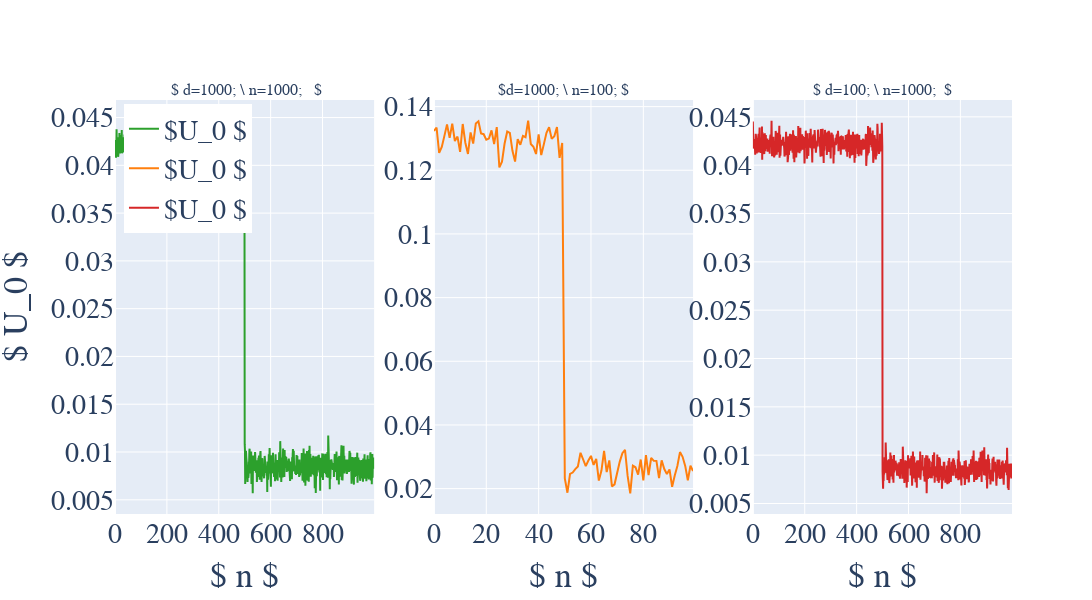

This figure's notebook cell:
### Markdown cell above
### Visualization of results

### Code cell
cols = plotly.colors.DEFAULT_PLOTLY_COLORS    
fig = make_subplots(rows=1, cols=3, subplot_titles=( r' $ d=1000; \ n=1000;   $' ,r'$d=1000; \ n=100; $', r'$ d=100; \ n=1000;  $'))
error_type = 0  

fig.add_trace(go.Scatter(x=np.arange(1000), y= dict_results[1000][1000], mode='lines', 
                             line=dict(width=2, color=cols[2]),
                             name=r'$U_0 $', showlegend=True,), 
             row=1, col=1, )
fig.add_trace(go.Scatter(x=np.arange(100), y= dict_results[1000][100], mode='lines', 
                             line=dict(width=2, color=cols[1]),
                             name=r'$U_0 $', showlegend=True,), 
             row=1, col=2, )


fig.add_trace(go.Scatter(x=np.arange(1000), y=dict_results[100][1000], mode='lines', 
                             line=dict(width=2, color=cols[3]),
                             name=r'$U_0 $', showlegend=True,), 
             row=1, col=3, )
 
    
fig.update_xaxes(title_text=r'$ n $' )  
fig.update_yaxes(title_text=r'$ U_0 $',row=1, col=1, )
 
  
fig.update_layout(height=600, width=1400, legend=dict(
    yanchor="top",
    y=0.99,
    xanchor="left",
    x=0.01
),font=dict(
        family="Courier New, monospace",
        size=28
    ))
fig.show()

### Figure 1 — Plotly figure (JSON) as saved in the notebook; plotly's stock layout.template omitted (floating-point values rounded to 4 significant figures; data arrays with more than 128 entries replaced by an {"elided": "..."} marker saying what was removed)
{"data": [{"line": {"color": "rgb(44, 160, 44)", "width": 2}, "mode": "lines", "name": "$U_0 $", "showlegend": true, "type": "scatter", "x": {"elided": "1000 int values"}, "xaxis": "x", "y": {"elided": "1000 float values"}, "yaxis": "y"}, {"line": {"color": "rgb(255, 127, 14)", "width": 2}, "mode": "lines", "name": "$U_0 $", "showlegend": true, "type": "scatter", "x": [0, 1, 2, 3, 4, 5, 6, 7, 8, 9, 10, 11, 12, 13, 14, 15, 16, 17, 18, 19, 20, 21, 22, 23, 24, 25, 26, 27, 28, 29, 30, 31, 32, 33, 34, 35, 36, 37, 38, 39, 40, 41, 42, 43, 44, 45, 46, 47, 48, 49, 50, 51, 52, 53, 54, 55, 56, 57, 58, 59, 60, 61, 62, 63, 64, 65, 66, 67, 68, 69, 70, 71, 72, 73, 74, 75, 76, 77, 78, 79, 80, 81, 82, 83, 84, 85, 86, 87, 88, 89, 90, 91, 92, 93, 94, 95, 96, 97, 98, 99], "xaxis": "x2", "y": [0.1324, 0.1334, 0.1254, 0.1274, 0.1308, 0.1344, 0.1302, 0.1347, 0.1292, 0.1306, 0.1258, 0.1345, 0.1287, 0.1251, 0.1319, 0.1284, 0.1347, 0.1354, 0.1316, 0.1313, 0.1296, 0.1299, 0.1325, 0.1282, 0.1336, 0.1209, 0.1227, 0.1284, 0.1322, 0.1318, 0.1261, 0.1227, 0.1298, 0.128, 0.1308, 0.1304, 0.1356, 0.1283, 0.1274, 0.1251, 0.1313, 0.1248, 0.1282, 0.1318, 0.1335, 0.1299, 0.1307, 0.1336, 0.1239, 0.1286, 0.02321, 0.01871, 0.02462, 0.02504, 0.02611, 0.02695, 0.03126, 0.02905, 0.02706, 0.0288, 0.03028, 0.02743, 0.02936, 0.02252, 0.02567, 0.03185, 0.02521, 0.02884, 0.02067, 0.02134, 0.02508, 0.02849, 0.03114, 0.03215, 0.02399, 0.01853, 0.02719, 0.0267, 0.02437, 0.02914, 0.02261, 0.03052, 0.02422, 0.02965, 0.02874, 0.02871, 0.0233, 0.02888, 0.02616, 0.0246, 0.02604, 0.02059, 0.02415, 0.0271, 0.03147, 0.02999, 0.02713, 0.02263, 0.02716, 0.02553], "yaxis": "y2"}, {"line": {"color": "rgb(214, 39, 40)", "width": 2}, "mode": "lines", "name": "$U_0 $", "showlegend": true, "type": "scatter", "x": {"elided": "1000 int values"}, "xaxis": "x3", "y": {"elided": "1000 float values"}, "yaxis": "y3"}], "layout": {"annotations": [{"font": {"size": 16}, "showarrow": false, "text": " $ d=1000; \\ n=1000;   $", "x": 0.1444, "xanchor": "center", "xref": "paper", "y": 1, "yanchor": "bottom", "yref": "paper"}, {"font": {"size": 16}, "showarrow": false, "text": "$d=1000; \\ n=100; $", "x": 0.5, "xanchor": "center", "xref": "paper", "y": 1, "yanchor": "bottom", "yref": "paper"}, {"font": {"size": 16}, "showarrow": false, "text": "$ d=100; \\ n=1000;  $", "x": 0.8556, "xanchor": "center", "xref": "paper", "y": 1, "yanchor": "bottom", "yref": "paper"}], "font": {"family": "Courier New, monospace", "size": 28}, "height": 600, "legend": {"x": 0.01, "xanchor": "left", "y": 0.99, "yanchor": "top"}, "width": 1400, "xaxis": {"anchor": "y", "domain": [0, 0.2889], "title": {"text": "$ n $"}}, "xaxis2": {"anchor": "y2", "domain": [0.3556, 0.6444], "title": {"text": "$ n $"}}, "xaxis3": {"anchor": "y3", "domain": [0.7111, 1], "title": {"text": "$ n $"}}, "yaxis": {"anchor": "x", "domain": [0, 1], "title": {"text": "$ U_0 $"}}, "yaxis2": {"anchor": "x2", "domain": [0, 1]}, "yaxis3": {"anchor": "x3", "domain": [0, 1]}}}
